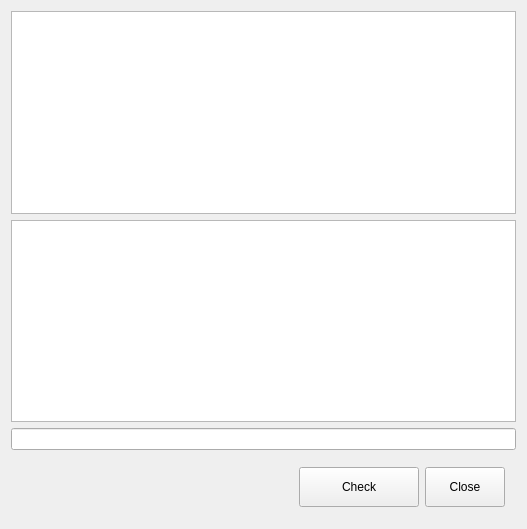
<?xml version="1.0" encoding="UTF-8"?>
<ui version="4.0">
 <class>MainWindow</class>
 <widget class="QMainWindow" name="MainWindow">
  <property name="geometry">
   <rect>
    <x>0</x>
    <y>0</y>
    <width>527</width>
    <height>529</height>
   </rect>
  </property>
  <property name="windowTitle">
   <string>MainWindow</string>
  </property>
  <widget class="QWidget" name="centralWidget">
   <layout class="QVBoxLayout" name="verticalLayout">
    <item>
     <widget class="QTextEdit" name="textEdit"/>
    </item>
    <item>
     <widget class="QTextEdit" name="textEdit_result"/>
    </item>
    <item>
     <widget class="QLineEdit" name="lineEdit"/>
    </item>
    <item>
     <widget class="QWidget" name="widget" native="true">
      <layout class="QHBoxLayout" name="horizontalLayout">
       <item>
        <spacer name="horizontalSpacer">
         <property name="orientation">
          <enum>Qt::Horizontal</enum>
         </property>
         <property name="sizeHint" stdset="0">
          <size>
           <width>40</width>
           <height>20</height>
          </size>
         </property>
        </spacer>
       </item>
       <item>
        <widget class="QPushButton" name="pushButton_check">
         <property name="minimumSize">
          <size>
           <width>120</width>
           <height>40</height>
          </size>
         </property>
         <property name="text">
          <string>Check</string>
         </property>
        </widget>
       </item>
       <item>
        <widget class="QPushButton" name="pushButton_close">
         <property name="minimumSize">
          <size>
           <width>0</width>
           <height>40</height>
          </size>
         </property>
         <property name="text">
          <string>Close</string>
         </property>
        </widget>
       </item>
      </layout>
     </widget>
    </item>
   </layout>
  </widget>
 </widget>
 <layoutdefault spacing="6" margin="11"/>
 <resources/>
 <connections/>
</ui>
